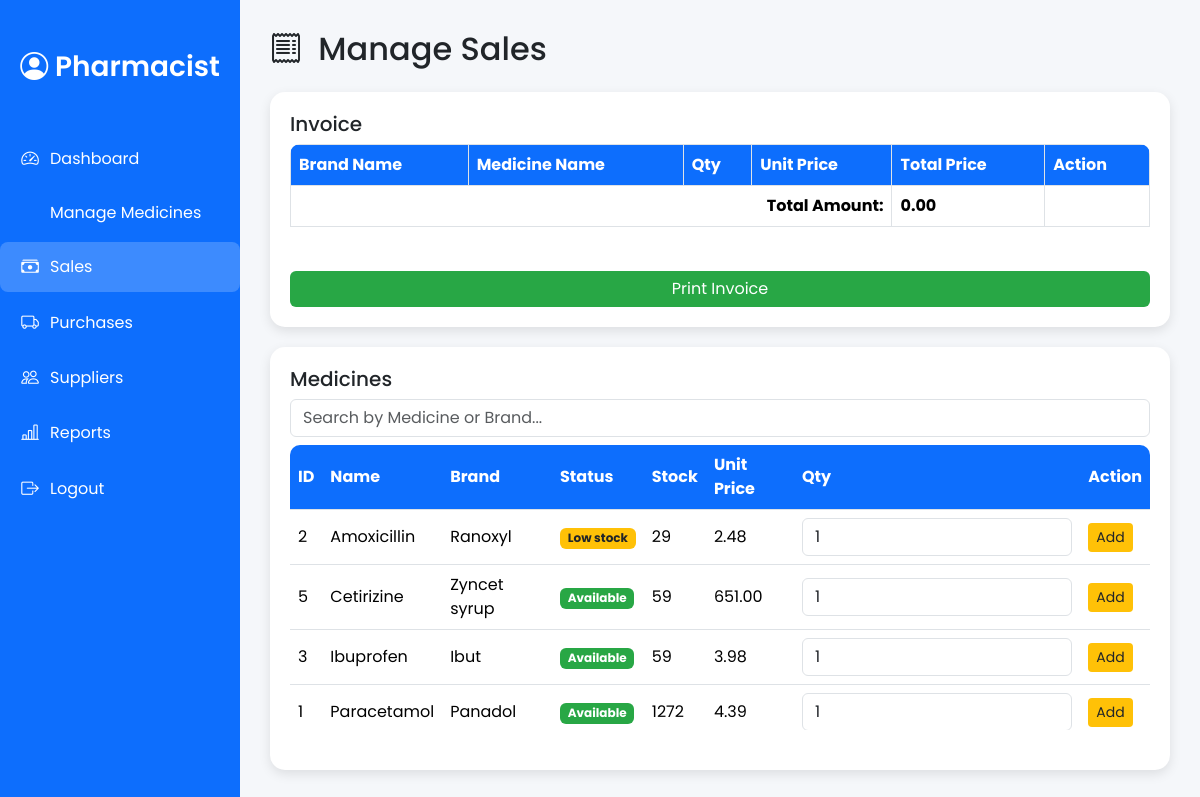
The page /pharmacist_sales.php on the database its author committed.
### tables this page shows
CREATE TABLE IF NOT EXISTS medicines (
    medicine_id INT AUTO_INCREMENT PRIMARY KEY,
    name VARCHAR(100) NOT NULL,
    brand_name VARCHAR(100),
    description TEXT,
    unit_price DECIMAL(10,2) NOT NULL,
    quantity INT NOT NULL DEFAULT 0,
    expiry_date DATE,
    created_at TIMESTAMP DEFAULT CURRENT_TIMESTAMP
);

### pharmacist_sales.php (the view, shortened to what this page needs)
<?php
include 'connect.php';
$medicines = $conn->query("SELECT medicine_id, name, brand_name, unit_price, quantity FROM medicines ORDER BY name")->fetchAll(PDO::FETCH_ASSOC);
?>
<!DOCTYPE html>
<html lang="en">
<head>
<link href="https://cdn.jsdelivr.net/npm/bootstrap@5.3.2/dist/css/bootstrap.min.css" rel="stylesheet">
<link href="https://cdn.jsdelivr.net/npm/bootstrap-icons@1.11.1/font/bootstrap-icons.css" rel="stylesheet">
</head>
<body>
<nav class="sidebar">
  <div class="sidebar-profile">
    <h3><i class="bi bi-person-circle"></i> Pharmacist</h3>
  </div>
  <a href="pharmacist_dashboard.php"><i class="bi bi-speedometer2"></i> Dashboard</a>
  <a href="manage_medicines.php"><i class="fas fa-pills"></i> Manage Medicines</a>
  <a href="pharmacist_sales.php" class="active"><i class="bi bi-cash-stack"></i> Sales</a>
  <a href="purchases.php"><i class="bi bi-truck"></i> Purchases</a>
  <a href="suppliers.php"><i class="bi bi-people"></i> Suppliers</a>
  <a href="reports.php"><i class="bi bi-bar-chart-line"></i> Reports</a>
  <a href="home.php"><i class="bi bi-box-arrow-right"></i> Logout</a>
</nav>
<div class="main-content">
<h2 class="mb-4"><i class="bi bi-receipt me-2"></i> Manage Sales</h2>
<div class="card">
    <h5>Invoice</h5>
    <div class="table-container" id="invoiceContainer">
        <table class="table table-bordered table-hover align-middle" id="salesTable">
            <thead>
                <tr>
                    <th>Brand Name</th>
                    <th>Medicine Name</th>
                    <th>Qty</th>
                    <th>Unit Price</th>
                    <th>Total Price</th>
                    <th>Action</th>
                </tr>
            </thead>
            <tfoot>
                <tr>
                    <th colspan="4" class="text-end">Total Amount:</th>
                    <th id="totalAmount">0.00</th>
                    <th></th>
                </tr>
            </tfoot>
        </table>
    </div>
    <button id="printInvoice" class="btn btn-primary mt-2">Print Invoice</button>
</div>
<div class="card">
    <h5>Medicines</h5>
    <input type="text" id="medicineSearch" class="form-control mb-2" placeholder="Search by Medicine or Brand...">
    <div class="table-container" id="medicinesContainer">
        <table class="table table-hover align-middle" id="medicinesTable">
            <thead>
                <tr>
                    <th>ID</th>
                    <th>Name</th>
                    <th>Brand</th>
                    <th>Status</th>
                    <th>Stock</th>
                    <th>Unit Price</th>
                    <th>Qty</th>
                    <th>Action</th>
                </tr>
            </thead>
            <tbody>
                <?php foreach($medicines as $med):
                    if($med['quantity']==0) $status='<span class="badge badge-out">Out of stock</span>';
                    elseif($med['quantity']<50) $status='<span class="badge badge-low">Low stock</span>';
                    else $status='<span class="badge badge-available">Available</span>';
                ?>
                    <tr data-stock="<?= $med['quantity'] ?>" data-price="<?= $med['unit_price'] ?>" data-name="<?= htmlspecialchars($med['name']) ?>" data-brand="<?= htmlspecialchars($med['brand_name']) ?>">
                        <td><?= $med['medicine_id'] ?></td>
                        <td><?= htmlspecialchars($med['name']) ?></td>
                        <td><?= htmlspecialchars($med['brand_name']) ?></td>
                        <td><?= $status ?></td>
                        <td><?= $med['quantity'] ?></td>
                        <td><?= number_format($med['unit_price'],2) ?></td>
                        <td><input type="number" class="form-control rowQty" min="1" value="1"></td>
                        <td><button class="btn btn-success btn-sm addToInvoice">Add</button></td>
                    </tr>
                <?php endforeach; ?>
            </tbody>
        </table>
    </div>
</div>
</div>
</body>
</html>

### pharmacist_sales.php (style rules this page uses)
body { font-family: 'Poppins', sans-serif; background-color: #f5f7fa; margin: 0; display: flex; min-height: 100vh; }
.sidebar { width: 240px; background-color: #0d6efd; color: #fff; display: flex; flex-direction: column; padding-top: 30px; position: fixed; top: 0; bottom: 0; }
.sidebar-profile { text-align: center; margin-bottom: 30px; }
.sidebar-profile h3 { color: #fff; margin: 0; padding: 20px 0; font-weight: 600; }
.sidebar a { color: #fff; text-decoration: none; display: flex; align-items: center; padding: 12px 20px; border-radius: 8px; margin-bottom: 5px; transition: 0.3s; }
.sidebar a i { margin-right: 10px; min-width: 20px; text-align: center; font-size: 1.1rem; }
.sidebar a:hover, .sidebar a.active { background: rgba(255,255,255,0.2); }
.main-content { flex: 1; margin-left: 240px; padding: 30px; }
.card { border-radius: 15px; border: none; margin-bottom: 20px; box-shadow: 0 4px 12px rgba(0,0,0,0.1); padding: 20px; background-color: #fff; }
.table-container { overflow-y: auto; overflow-x: auto; border-radius: 10px; margin-bottom: 20px; }
.table-container thead th { position: sticky; top: 0; background-color: #0d6efd; color: white; z-index: 10; }
.table th, .table td { vertical-align: middle; }
.btn-primary { background-color: #28a745; border: none; color: #fff; }
.btn-success { background-color: #ffc107; border: none; color: #212529; }
.badge-low { background-color: #ffc107; color:#212529; }
.badge-available { background-color: #28a745; }

### rows shown on the page
medicines: medicine_id "2", name "Amoxicillin", brand_name "Ranoxyl", shows "Low stock", quantity "29", unit_price "2.48"
medicines: medicine_id "5", name "Cetirizine", brand_name "Zyncet syrup", shows "Available", quantity "59", unit_price "651.00"
medicines: medicine_id "3", name "Ibuprofen", brand_name "Ibut", shows "Available", quantity "59", unit_price "3.98"
medicines: medicine_id "1", name "Paracetamol", brand_name "Panadol", shows "Available", quantity "1272", unit_price "4.39"
